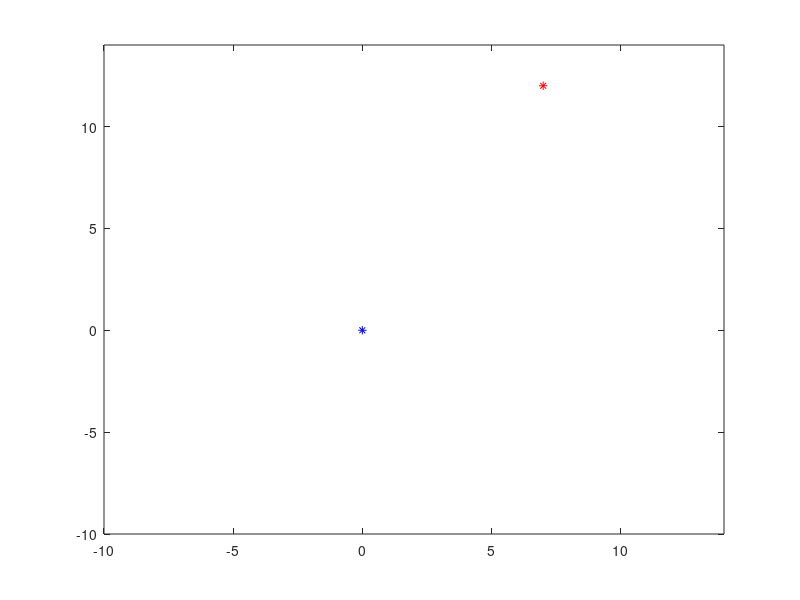

Reproduce this figure in MATLAB. (Note: this script raises an error after producing the figure.)
%% Clean up
close all
clear;
clc;

%% Generate starting points
x=zeros(1,3);
x_coord=7;
y_coord=12;
heading=0.7;

%% Initialize the values
x(1)=sqrt(x_coord^2+y_coord^2);
x(2)=atan2(y_coord,x_coord);
x(3)=heading - x(2);

%% Plot the start and the end state
figure
plot(x_coord,y_coord,'*r', 0,0,'*b')
axis([-10 14 -10 14])
hold on

%% Initialize the values and storage variables
dT = 0.01;
R=[];
X=[x_coord];
Y=[y_coord];
Theta=[];
k1=1;
k2=1;
Q = diag([1, 0.1]);
delta = [];
U1 = [];
U2 = [];
Slk= [];
Slk2= [];
k1 = 1;
k2 = 1;

%% Iterate over to find the optimal control
for i = 1:300
x0=x(1)*sin(x(2));
y0=x(1)*cos(x(2));

tic();
cvx_begin quiet
        variable u(4);
        minimize( u.' * u );
        subject to
            x(2) <= 3.14159;
            x(2) >=-3.14159;
            x(3) <= 3.14159;
            x(3) >=-3.14159;

            % Lyapunov function used:
            % V    = 0.5 * (r^2 + theta^2)
            % Derivative of V
            % Vdot = r*r_dot + theta*theta_dot
            %      = -r*v*cos(arctan(-k1*theta)) + (v/r) * theta *
            %      sin(arctan(-k1 * theta)

            -x(1) * u(1) * cos(atan(-k1*x(2))) + u(1)/x(1) *x(2)* sin(atan(-k1*x(2))) <= ...
                -0.5 * 2.0 * (x(1)^2 + x(2)^2) + u(3);
            z = x(3) - atan(-x(2));
            ((1 + 1/ (1 + x(2)^2) ) * u(1) / x(1) * sin(z + atan(-x(2))) + u(2)) == ...
                -0.5 * u(1)/ x(1) * z + u(4);        
cvx_end
toc();

% Fixed control works
% u(1)=x(1);
% u(2)=-u(1)/x(1)*(k2*(x(3)-atan(-k1*x(2)))+1+k1/(1+(k1*x(2))^2)*sin(x(3)));


% Smoothen the control
if size(U1,1) > 1
    u(1) = 0.85 * U1(end) + 0.15 * u(1);
    u(2) = 0.85 * U2(end) + 0.15 * u(2);
end

x(1) = x(1) - dT * u(1) * cos(x(3));
x(2) = x(2) + dT * u(1)/x(1) * sin(x(3));
x(3) = x(3) + dT * u(1)/x(1) * sin(x(3)) + u(2);

% Watch it for the plots
R=[R;x(1)];
Theta=[Theta;x(2)];
delta=[delta;x(3)];
X=[X;x(1)*cos(x(2))];
Y=[Y;x(1)*sin(x(2))];
U1=[U1;u(1)];
U2=[U2;u(2)];
Slk = [Slk;u(3)];
Slk2= [Slk2;u(4)];
end

hold on;
figure(1); plot(X,Y); title('Trajectory')
figure(2); plot(R); title('Distance to go')
figure(3); plot(Theta); title('Theta')
figure(4); plot(delta); title('Delta')
figure(5); plot(U1); title('U1')
figure(6); plot(U2); title('U2')
figure(7); plot(Slk); title('Slk')
